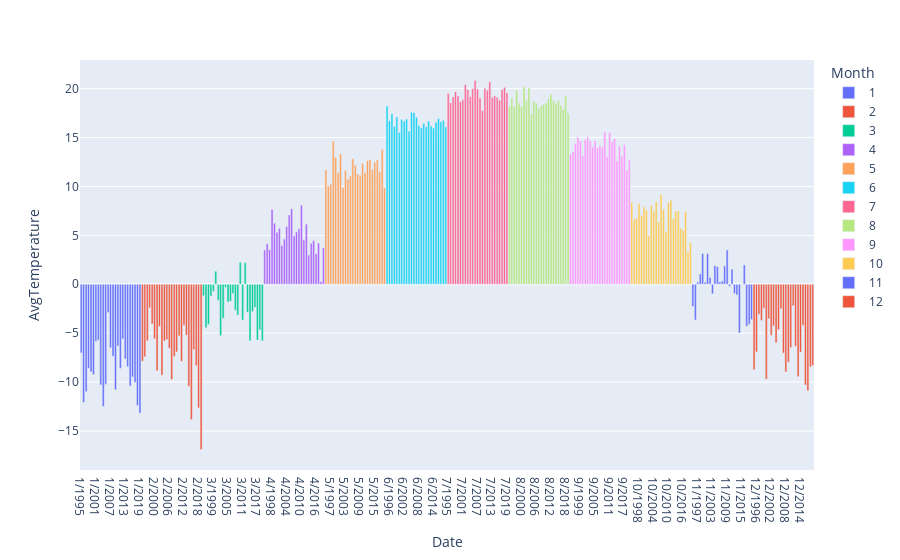

Source (notebook cell):
### Markdown cell above
Let's plot a bar chart to analyse this data

### Code cell
fig2 = px.bar(data_Canada, x = "Date", y = "AvgTemperature", color = "Month")
fig2.show()

### Figure 1 — Plotly figure (JSON) as saved in the notebook; plotly's stock layout.template omitted (floating-point values rounded to 4 significant figures)
{"data": [{"alignmentgroup": "True", "hovertemplate": "Month=1<br>Date=%{x}<br>AvgTemperature=%{y}<extra></extra>", "legendgroup": "1", "marker": {"color": "#636efa", "pattern": {"shape": ""}}, "name": "1", "offsetgroup": "1", "orientation": "v", "showlegend": true, "textposition": "auto", "type": "bar", "x": ["1/1995", "1/1996", "1/1997", "1/1998", "1/1999", "1/2000", "1/2001", "1/2002", "1/2003", "1/2004", "1/2005", "1/2006", "1/2007", "1/2008", "1/2009", "1/2010", "1/2011", "1/2012", "1/2013", "1/2014", "1/2015", "1/2016", "1/2017", "1/2018", "1/2019"], "xaxis": "x", "y": [-7.017, -12.09, -10.98, -8.588, -8.954, -9.243, -5.828, -5.705, -10.29, -12.49, -10.23, -2.889, -6.501, -7.366, -10.79, -6.319, -8.6, -5.596, -7.644, -8.423, -10.42, -9.471, -10.03, -12.4, -13.19], "yaxis": "y"}, {"alignmentgroup": "True", "hovertemplate": "Month=2<br>Date=%{x}<br>AvgTemperature=%{y}<extra></extra>", "legendgroup": "2", "marker": {"color": "#EF553B", "pattern": {"shape": ""}}, "name": "2", "offsetgroup": "2", "orientation": "v", "showlegend": true, "textposition": "auto", "type": "bar", "x": ["2/1995", "2/1996", "2/1997", "2/1998", "2/1999", "2/2000", "2/2001", "2/2002", "2/2003", "2/2004", "2/2005", "2/2006", "2/2007", "2/2008", "2/2009", "2/2010", "2/2011", "2/2012", "2/2013", "2/2014", "2/2015", "2/2016", "2/2017", "2/2018", "2/2019"], "xaxis": "x", "y": [-7.863, -7.41, -5.774, -2.422, -4.061, -5.579, -8.858, -4.311, -9.304, -5.796, -5.66, -6.553, -9.739, -7.381, -6.918, -5.28, -7.882, -4.183, -5.208, -10.44, -13.85, -6.689, -8.32, -12.64, -16.9], "yaxis": "y"}, {"alignmentgroup": "True", "hovertemplate": "Month=3<br>Date=%{x}<br>AvgTemperature=%{y}<extra></extra>", "legendgroup": "3", "marker": {"color": "#00cc96", "pattern": {"shape": ""}}, "name": "3", "offsetgroup": "3", "orientation": "v", "showlegend": true, "textposition": "auto", "type": "bar", "x": ["3/1995", "3/1996", "3/1997", "3/1998", "3/1999", "3/2000", "3/2001", "3/2002", "3/2003", "3/2004", "3/2005", "3/2006", "3/2007", "3/2008", "3/2009", "3/2010", "3/2011", "3/2012", "3/2013", "3/2014", "3/2015", "3/2016", "3/2017", "3/2018", "3/2019"], "xaxis": "x", "y": [-1.177, -4.441, -4.11, -1.214, -0.7187, 1.333, -1.648, -5.252, -3.489, -0.3203, -1.816, -1.736, -0.9506, -2.642, -3.159, 2.255, -3.668, 2.208, -2.849, -5.791, -2.781, -2.36, -5.703, -4.648, -5.798], "yaxis": "y"}, {"alignmentgroup": "True", "hovertemplate": "Month=4<br>Date=%{x}<br>AvgTemperature=%{y}<extra></extra>", "legendgroup": "4", "marker": {"color": "#ab63fa", "pattern": {"shape": ""}}, "name": "4", "offsetgroup": "4", "orientation": "v", "showlegend": true, "textposition": "auto", "type": "bar", "x": ["4/1995", "4/1996", "4/1997", "4/1998", "4/1999", "4/2000", "4/2001", "4/2002", "4/2003", "4/2004", "4/2005", "4/2006", "4/2007", "4/2008", "4/2009", "4/2010", "4/2011", "4/2012", "4/2013", "4/2014", "4/2015", "4/2016", "4/2017", "4/2018", "4/2019"], "xaxis": "x", "y": [3.512, 4.154, 3.552, 7.648, 6.242, 5.319, 5.727, 3.97, 4.623, 5.92, 7.081, 7.714, 4.947, 5.361, 5.669, 8.086, 4.541, 6.147, 2.987, 4.178, 4.457, 3.112, 4.212, 0.2783, 3.724], "yaxis": "y"}, {"alignmentgroup": "True", "hovertemplate": "Month=5<br>Date=%{x}<br>AvgTemperature=%{y}<extra></extra>", "legendgroup": "5", "marker": {"color": "#FFA15A", "pattern": {"shape": ""}}, "name": "5", "offsetgroup": "5", "orientation": "v", "showlegend": true, "textposition": "auto", "type": "bar", "x": ["5/1995", "5/1996", "5/1997", "5/1998", "5/1999", "5/2000", "5/2001", "5/2002", "5/2003", "5/2004", "5/2005", "5/2006", "5/2007", "5/2008", "5/2009", "5/2010", "5/2011", "5/2012", "5/2013", "5/2014", "5/2015", "5/2016", "5/2017", "5/2018", "5/2019"], "xaxis": "x", "y": [11.69, 10.04, 10.25, 14.64, 12.99, 11.42, 13.33, 9.896, 11.62, 10.74, 11.07, 12.84, 12.16, 11.29, 11.12, 12.35, 11.4, 12.64, 12.76, 11.72, 12.49, 12.74, 11.52, 13.8, 9.858], "yaxis": "y"}, {"alignmentgroup": "True", "hovertemplate": "Month=6<br>Date=%{x}<br>AvgTemperature=%{y}<extra></extra>", "legendgroup": "6", "marker": {"color": "#19d3f3", "pattern": {"shape": ""}}, "name": "6", "offsetgroup": "6", "orientation": "v", "showlegend": true, "textposition": "auto", "type": "bar", "x": ["6/1995", "6/1996", "6/1997", "6/1998", "6/1999", "6/2000", "6/2001", "6/2002", "6/2003", "6/2004", "6/2005", "6/2006", "6/2007", "6/2008", "6/2009", "6/2010", "6/2011", "6/2012", "6/2013", "6/2014", "6/2015", "6/2016", "6/2017", "6/2018", "6/2019"], "xaxis": "x", "y": [18.24, 16.71, 17.43, 16.14, 17.11, 15.53, 16.86, 16.69, 16.9, 15.66, 17.59, 17.55, 17.09, 16.24, 15.97, 16.44, 16.1, 16.69, 16.18, 15.97, 16.56, 16.95, 16.61, 16.76, 16.1], "yaxis": "y"}, {"alignmentgroup": "True", "hovertemplate": "Month=7<br>Date=%{x}<br>AvgTemperature=%{y}<extra></extra>", "legendgroup": "7", "marker": {"color": "#FF6692", "pattern": {"shape": ""}}, "name": "7", "offsetgroup": "7", "orientation": "v", "showlegend": true, "textposition": "auto", "type": "bar", "x": ["7/1995", "7/1996", "7/1997", "7/1998", "7/1999", "7/2000", "7/2001", "7/2002", "7/2003", "7/2004", "7/2005", "7/2006", "7/2007", "7/2008", "7/2009", "7/2010", "7/2011", "7/2012", "7/2013", "7/2014", "7/2015", "7/2016", "7/2017", "7/2018", "7/2019"], "xaxis": "x", "y": [19.52, 18.56, 19.15, 19.69, 19.26, 18.67, 18.87, 20.43, 19.92, 19.18, 20, 20.84, 19.97, 19.06, 17.77, 20.04, 19.84, 20.7, 19.1, 19.26, 19.13, 18.83, 19.91, 20.14, 19.57], "yaxis": "y"}, {"alignmentgroup": "True", "hovertemplate": "Month=8<br>Date=%{x}<br>AvgTemperature=%{y}<extra></extra>", "legendgroup": "8", "marker": {"color": "#B6E880", "pattern": {"shape": ""}}, "name": "8", "offsetgroup": "8", "orientation": "v", "showlegend": true, "textposition": "auto", "type": "bar", "x": ["8/1995", "8/1996", "8/1997", "8/1998", "8/1999", "8/2000", "8/2001", "8/2002", "8/2003", "8/2004", "8/2005", "8/2006", "8/2007", "8/2008", "8/2009", "8/2010", "8/2011", "8/2012", "8/2013", "8/2014", "8/2015", "8/2016", "8/2017", "8/2018", "8/2019"], "xaxis": "x", "y": [18.18, 19.0, 18.16, 19.85, 18.52, 18.18, 20.19, 18.81, 20.09, 17.42, 18.7, 18.53, 17.96, 18.25, 18.41, 18.54, 18.97, 19.43, 18.79, 18.48, 18.78, 18.31, 17.91, 19.25, 17.5], "yaxis": "y"}, {"alignmentgroup": "True", "hovertemplate": "Month=9<br>Date=%{x}<br>AvgTemperature=%{y}<extra></extra>", "legendgroup": "9", "marker": {"color": "#FF97FF", "pattern": {"shape": ""}}, "name": "9", "offsetgroup": "9", "orientation": "v", "showlegend": true, "textposition": "auto", "type": "bar", "x": ["9/1995", "9/1996", "9/1997", "9/1998", "9/1999", "9/2000", "9/2001", "9/2002", "9/2003", "9/2004", "9/2005", "9/2006", "9/2007", "9/2008", "9/2009", "9/2010", "9/2011", "9/2012", "9/2013", "9/2014", "9/2015", "9/2016", "9/2017", "9/2018", "9/2019"], "xaxis": "x", "y": [13.28, 13.58, 14.37, 15.03, 14.67, 13.17, 14.8, 15.06, 14.68, 14.03, 14.67, 13.92, 14.17, 14.0, 15.56, 13.05, 15.52, 14.57, 14.9, 12.62, 14.13, 13.09, 14.28, 11.66, 12.69], "yaxis": "y"}, {"alignmentgroup": "True", "hovertemplate": "Month=10<br>Date=%{x}<br>AvgTemperature=%{y}<extra></extra>", "legendgroup": "10", "marker": {"color": "#FECB52", "pattern": {"shape": ""}}, "name": "10", "offsetgroup": "10", "orientation": "v", "showlegend": true, "textposition": "auto", "type": "bar", "x": ["10/1995", "10/1996", "10/1997", "10/1998", "10/1999", "10/2000", "10/2001", "10/2002", "10/2003", "10/2004", "10/2005", "10/2006", "10/2007", "10/2008", "10/2009", "10/2010", "10/2011", "10/2012", "10/2013", "10/2014", "10/2015", "10/2016", "10/2017", "10/2018", "10/2019"], "xaxis": "x", "y": [8.368, 6.603, 6.763, 8.253, 7.039, 7.924, 7.589, 4.975, 8.047, 7.476, 8.463, 6.342, 9.176, 7.628, 5.384, 8.342, 8.599, 6.706, 7.464, 7.501, 5.747, 5.526, 7.448, 3.315, 4.248], "yaxis": "y"}, {"alignmentgroup": "True", "hovertemplate": "Month=11<br>Date=%{x}<br>AvgTemperature=%{y}<extra></extra>", "legendgroup": "11", "marker": {"color": "#636efa", "pattern": {"shape": ""}}, "name": "11", "offsetgroup": "11", "orientation": "v", "showlegend": true, "textposition": "auto", "type": "bar", "x": ["11/1995", "11/1996", "11/1997", "11/1998", "11/1999", "11/2000", "11/2001", "11/2002", "11/2003", "11/2004", "11/2005", "11/2006", "11/2007", "11/2008", "11/2009", "11/2010", "11/2011", "11/2012", "11/2013", "11/2014", "11/2015", "11/2016", "11/2017", "11/2018", "11/2019"], "xaxis": "x", "y": [-2.267, -3.655, 0.2223, 1.045, 3.147, 0.2085, 3.125, 0.7013, -0.977, 1.903, 1.789, 0.252, 0.3207, 1.876, 3.513, -0.2033, 1.539, -0.9452, -1.099, -4.972, -0.03667, 1.976, -4.302, -4.098, -3.613], "yaxis": "y"}, {"alignmentgroup": "True", "hovertemplate": "Month=12<br>Date=%{x}<br>AvgTemperature=%{y}<extra></extra>", "legendgroup": "12", "marker": {"color": "#EF553B", "pattern": {"shape": ""}}, "name": "12", "offsetgroup": "12", "orientation": "v", "showlegend": true, "textposition": "auto", "type": "bar", "x": ["12/1995", "12/1996", "12/1997", "12/1998", "12/1999", "12/2000", "12/2001", "12/2002", "12/2003", "12/2004", "12/2005", "12/2006", "12/2007", "12/2008", "12/2009", "12/2010", "12/2011", "12/2012", "12/2013", "12/2014", "12/2015", "12/2016", "12/2017", "12/2018", "12/2019"], "xaxis": "x", "y": [-8.743, -6.912, -3.066, -3.692, -2.468, -9.714, -3.515, -5.222, -4.257, -5.986, -4.636, -2.508, -7.038, -8.964, -7.972, -6.472, -2.192, -6.347, -9.451, -6.943, -4.192, -10.3, -10.89, -8.439, -8.302], "yaxis": "y"}], "layout": {"barmode": "relative", "legend": {"title": {"text": "Month"}, "tracegroupgap": 0}, "margin": {"t": 60}, "xaxis": {"anchor": "y", "domain": [0, 1], "title": {"text": "Date"}}, "yaxis": {"anchor": "x", "domain": [0, 1], "title": {"text": "AvgTemperature"}}}}
